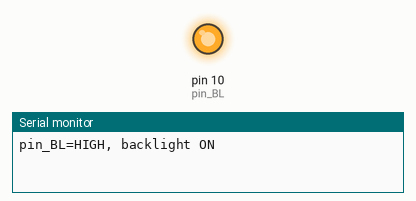
Bench run of a sketch on a simulated Arduino Uno, built with avr-gcc and run on an emulated ATmega328P. Parts: output pins drawn as LEDs (lit = HIGH), the last lines printed to the serial monitor.

Above: at 1.0 s.
At 3.0 s:
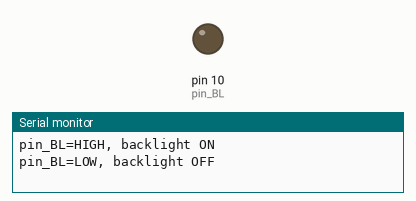
Timing chart, 0 to 5.2 s (numbered marks = the images above):
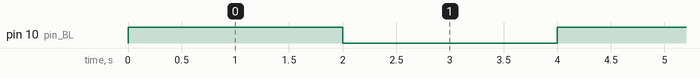

The sketch:

LCDKeypad_Shield_backlight_testing.ino
```cpp
/*
  Blink backlight
  lcd keypad shield testing
  Turns an backlight of LED on for one second, then off for one second, repeatedly.
  xiaolaba, 2020-NOV-10
*/

const int pin_BL = 10;  // control pin for backlight LED LED+ = 5V, LED- = NPN switch

// the setup function runs once when you press reset or power the board
void setup() {
  // initialize digital pin LED_BUILTIN as an output.
  pinMode(pin_BL, OUTPUT);
  Serial.begin(115200);
}

// the loop function runs over and over again forever
void loop() {
  digitalWrite(pin_BL, HIGH);   // turn the LED on (HIGH is the voltage level)
  Serial.println("pin_BL=HIGH, backlight ON");
  delay(2000);                       // wait for a second
  digitalWrite(pin_BL, LOW);    // turn the LED off by making the voltage LOW
  Serial.println("pin_BL=LOW, backlight OFF");
  delay(2000);                       // wait for a second

}
```

Measured:
- by itself, pin 10 (pin_BL): alternates HIGH for 2.0 s and LOW for 2.0 s
